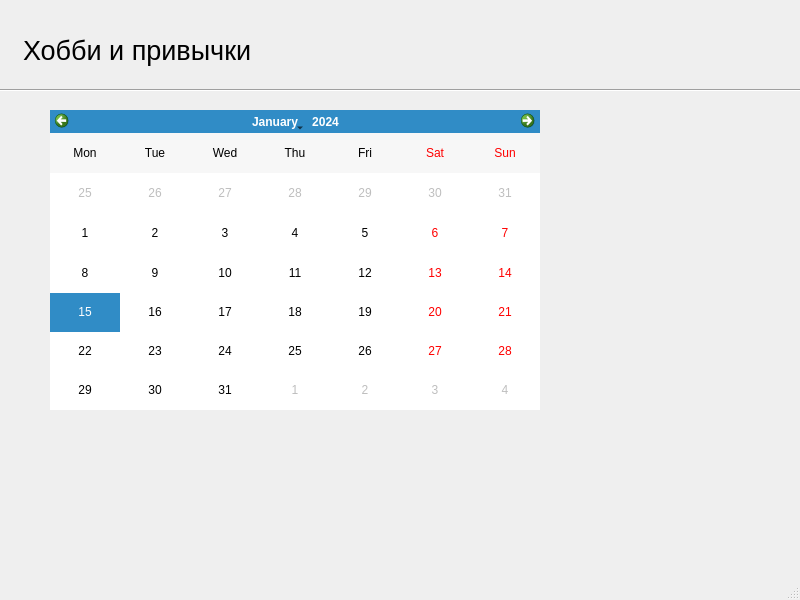
<?xml version="1.0" encoding="UTF-8"?>
<ui version="4.0">
 <class>Hobby</class>
 <widget class="QMainWindow" name="Hobby">
  <property name="geometry">
   <rect>
    <x>0</x>
    <y>0</y>
    <width>800</width>
    <height>600</height>
   </rect>
  </property>
  <property name="windowTitle">
   <string>Хобби</string>
  </property>
  <property name="windowIcon">
   <iconset>
    <normalon>:/icons/img/icon_habbits.png</normalon>
   </iconset>
  </property>
  <widget class="QWidget" name="centralwidget">
   <widget class="QLabel" name="label">
    <property name="geometry">
     <rect>
      <x>23</x>
      <y>20</y>
      <width>291</width>
      <height>61</height>
     </rect>
    </property>
    <property name="font">
     <font>
      <pointsize>20</pointsize>
     </font>
    </property>
    <property name="text">
     <string>Хобби и привычки</string>
    </property>
   </widget>
   <widget class="Line" name="line">
    <property name="geometry">
     <rect>
      <x>0</x>
      <y>80</y>
      <width>1311</width>
      <height>20</height>
     </rect>
    </property>
    <property name="orientation">
     <enum>Qt::Horizontal</enum>
    </property>
   </widget>
   <widget class="QCalendarWidget" name="calendarWidget">
    <property name="geometry">
     <rect>
      <x>50</x>
      <y>110</y>
      <width>490</width>
      <height>300</height>
     </rect>
    </property>
    <property name="gridVisible">
     <bool>false</bool>
    </property>
    <property name="verticalHeaderFormat">
     <enum>QCalendarWidget::NoVerticalHeader</enum>
    </property>
   </widget>
  </widget>
  <widget class="QMenuBar" name="menubar">
   <property name="geometry">
    <rect>
     <x>0</x>
     <y>0</y>
     <width>800</width>
     <height>26</height>
    </rect>
   </property>
  </widget>
  <widget class="QStatusBar" name="statusbar"/>
 </widget>
 <resources/>
 <connections/>
</ui>
